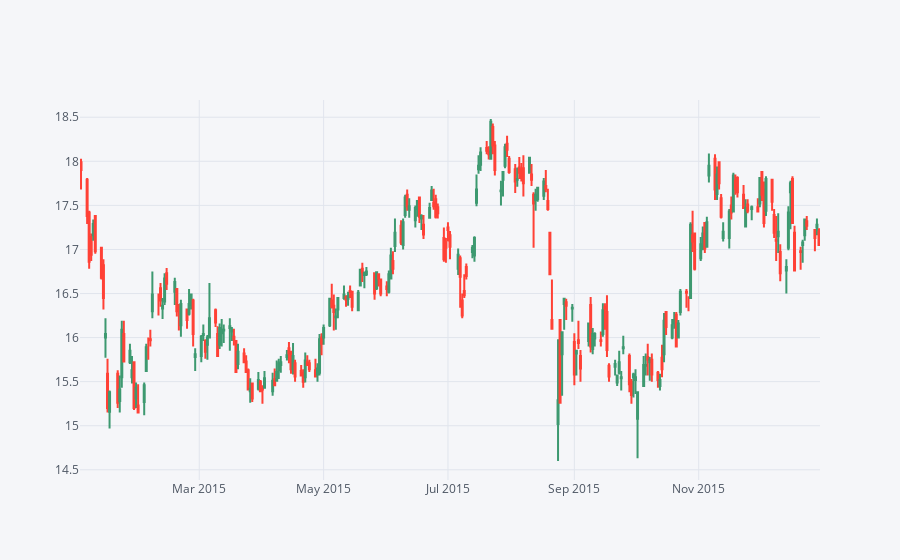

Source (notebook cell):
### Code cell
bank_stocks['BAC'][['High','Low','Open','Close']].iloc[2265:2516].iplot(kind='candle')

### Figure 1 — Plotly figure (JSON) as saved in the notebook; plotly's stock layout.template omitted (floating-point values rounded to 4 significant figures; data arrays with more than 128 entries replaced by an {"elided": "..."} marker saying what was removed)
{"data": [{"close": {"elided": "251 float values"}, "high": {"elided": "251 float values"}, "low": {"elided": "251 float values"}, "open": {"elided": "251 float values"}, "showlegend": false, "type": "candlestick", "x": {"elided": "251 str values"}, "yaxis": "y2"}], "layout": {"legend": {"bgcolor": "#F5F6F9", "font": {"color": "#4D5663"}}, "paper_bgcolor": "#F5F6F9", "plot_bgcolor": "#F5F6F9", "title": {"font": {"color": "#4D5663"}}, "xaxis": {"gridcolor": "#E1E5ED", "rangeslider": {"visible": false}, "showgrid": true, "tickfont": {"color": "#4D5663"}, "title": {"font": {"color": "#4D5663"}, "text": ""}, "zerolinecolor": "#E1E5ED"}, "yaxis": {"gridcolor": "#E1E5ED", "showgrid": true, "showticklabels": false, "tickfont": {"color": "#4D5663"}, "title": {"font": {"color": "#4D5663"}, "text": ""}, "zerolinecolor": "#E1E5ED"}, "yaxis2": {"gridcolor": "#E1E5ED", "showgrid": true, "tickfont": {"color": "#4D5663"}, "title": {"font": {"color": "#4D5663"}, "text": ""}, "zerolinecolor": "#E1E5ED"}}}
